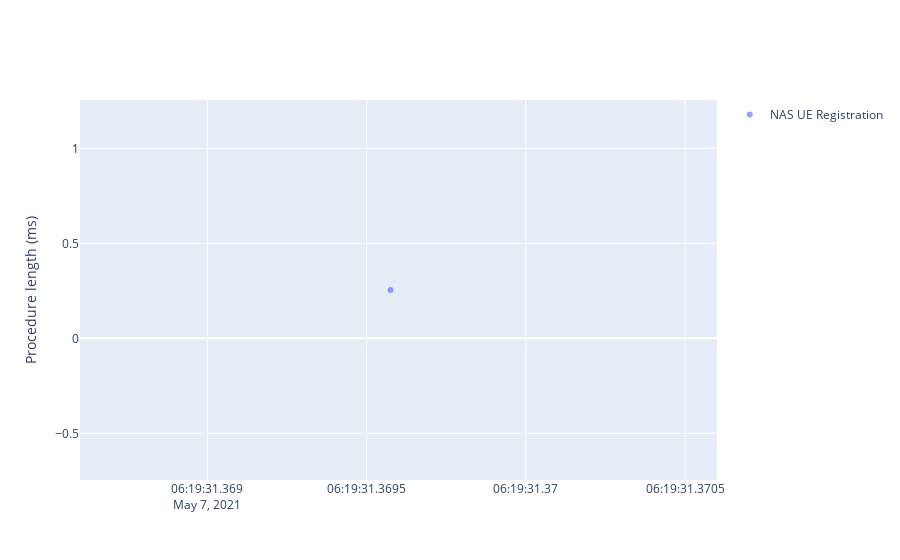

The notebook cell saved with this chart:
### Code cell
plot_data = trace_plotting.generate_scatterplots_for_wireshark_traces(
    procedure_df, 
    filter_column='name', 
    datetime_column='start_datetime', 
    summary_column='length_ms', 
    protocol_column='name', 
    frame_number_column='start_frame', 
    auto_color=True,
    y_unit='ms',
    hide_series=False,
    opacity=0.65)
fig = go.Figure(data=plot_data)
fig.update_yaxes(title_text='Procedure length (ms)')
fig.show()

fig.write_html(output_name_files + '_procedure_timeline.html')

### Figure 1 — Plotly figure (JSON) as saved in the notebook; plotly's stock layout.template omitted (floating-point values rounded to 4 significant figures)
{"data": [{"hovertemplate": "%{text}, %{y}ms", "mode": "markers", "name": "NAS UE Registration", "opacity": 0.65, "showlegend": true, "text": ["Frame 3, 06:19:31.369575"], "type": "scatter", "x": ["2021-05-07T06:19:31.369575262"], "y": [0.2544]}], "layout": {"yaxis": {"title": {"text": "Procedure length (ms)"}}}}
